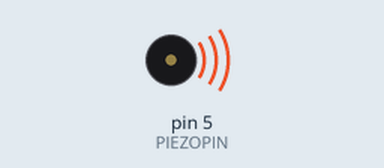
Simulated run of this sketch. Board: Arduino Uno, built with avr-gcc and run on an emulated ATmega328P. Shown: buzzer (waves = sounding).

Above: at 0.5 s.
At 9.17 s:
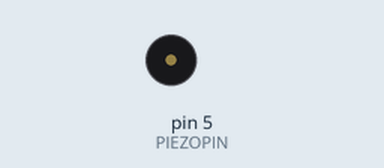
Timing chart, 0 to 9.5 s (numbered marks = the images above):
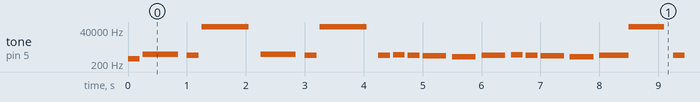

The sketch:

piezo_starter.ino
```cpp
int PIEZOPIN = 5;
int PAUSE = 500;
// One octave of notes between A4 and A5
int note_Bb3 = 233;
int note_B3 = 247;
int note_C4 = 262;
int note_Cs4 = 277; int note_Db4 = note_Cs4;
int note_D4 = 294;
int note_Ds4 = 311; int note_Eb4 = note_Ds4;
int note_E4 = 330;
int note_F4 = 349; int note_Es4 = note_F4;
int note_Fs4 = 370; int note_Gb4 = note_Fs4;
int note_G4 = 392;
int note_Gs4 = 415; int note_Ab4 = note_Gs4;
int note_A4 = 440;
int note_As4 = 466; int note_Bb4 = note_As4;
int note_B4 = 494;
int note_C5 = 523;
int note_Cs5 = 554; int note_Db5 = note_Cs5;
int note_D5 = 587;
int note_Ds5 = 622; int note_Eb5 = note_Ds5;
int note_E5 = 659;
int note_F5 = 698;
int note_Fs5 = 740; int note_Gb5 = note_Fs5;
int note_G5 = 784;
int note_Gs5 = 830; int note_Ab5 = note_Gs5;

int note_A5 = note_A4 * 2;
int note_As5 = note_As4 * 2; int note_Bb5 = note_As5;
int note_B5 = note_B4 * 2;

int note_rest = -1;

// note lengths defined here
long whole_note = 1600; // change tempo by changing duration of one measure
long half_note = whole_note / 2;
long quarter_note = whole_note / 4;
long eighth_note = whole_note / 8;
long sixteenth_note = whole_note / 16;
long dotted_quarter_note = quarter_note + eighth_note;
long dotted_eighth_note = eighth_note + sixteenth_note;
long dotted_half_note = half_note + quarter_note;

// WRITE YOUR SONG HERE
long song[39][3]{
  {note_Bb4, eighth_note, 250}, //we’re
  {note_Bb5, dotted_quarter_note, 750}, //soar
  {note_G5, eighth_note, 250}, //in
  {note_rest, half_note, 1000}, //rest
  {note_Bb5, dotted_quarter_note, 750}, //fly
  {note_G5, eighth_note, 250}, //in
  {note_rest, half_note , 1000}, // rest
  {note_G5, eighth_note, 250},//there’s
  {note_Ab5, eighth_note, 250},//not
  {note_G5, eighth_note, 250},//a
  {note_F5, quarter_note, 500},//star
  {note_Eb5, quarter_note, 500},//in
  {note_G5, quarter_note, 500},//heav
  {note_Ab5, eighth_note, 250},//en
  {note_G5, eighth_note, 250},//that
  {note_F5, quarter_note, 500},//we
  {note_Eb5, quarter_note, 500}, //can’t
  {note_G5, dotted_quarter_note, 500}, //reach
  {note_rest, dotted_quarter_note, 750},
  {note_G5, eighth_note, 250},//if
  {note_F5, eighth_note, 250},
  {note_F5, quarter_note, 500},
  {note_G5, eighth_note, 250},
  {note_F5, dotted_quarter_note, 750},
  {note_F5, eighth_note, 250},
  {note_F5,eighth_note, 250},
  {note_F5, eighth_note, 250},
  {note_Eb5, eighth_note, 250},
  {note_Eb5, dotted_quarter_note, 2000}, // free
};

bool staccato = true;
int PAPAUSE = 0;

void setup() {
  Serial.begin(9600);
  pinMode(PIEZOPIN, OUTPUT);
}
void loop() {
  //PLAY YOUR SONG HERE
  for (int i = 0; i < 39; i++){
    tone(PIEZOPIN, song[i][0], song[i][1]);
    delay(song[i][2]);
  }
}
```

Measured:
- by itself, tone on pin 5 (PIEZOPIN): plays 466 Hz for 0.20 s, 932 Hz for 0.60 s, 784 Hz for 0.20 s, 65535 Hz for 0.80 s, 932 Hz for 0.60 s, 784 Hz for 0.20 s … (265 notes in this stretch)
